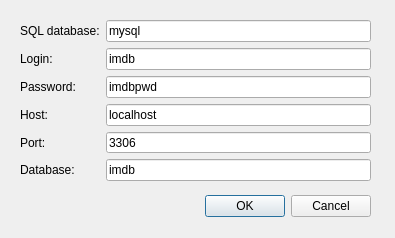
<?xml version="1.0" encoding="UTF-8"?>
<ui version="4.0">
 <class>Dialog</class>
 <widget class="QDialog" name="Dialog">
  <property name="geometry">
   <rect>
    <x>0</x>
    <y>0</y>
    <width>395</width>
    <height>238</height>
   </rect>
  </property>
  <property name="windowTitle">
   <string>Dialog</string>
  </property>
  <widget class="QDialogButtonBox" name="buttonBox">
   <property name="geometry">
    <rect>
     <x>30</x>
     <y>190</y>
     <width>341</width>
     <height>32</height>
    </rect>
   </property>
   <property name="orientation">
    <enum>Qt::Horizontal</enum>
   </property>
   <property name="standardButtons">
    <set>QDialogButtonBox::Cancel|QDialogButtonBox::Ok</set>
   </property>
  </widget>
  <widget class="QWidget" name="formLayoutWidget">
   <property name="geometry">
    <rect>
     <x>20</x>
     <y>20</y>
     <width>351</width>
     <height>161</height>
    </rect>
   </property>
   <layout class="QFormLayout" name="formLayout">
    <item row="0" column="0">
     <widget class="QLabel" name="labelSqldatabase">
      <property name="text">
       <string>SQL database:</string>
      </property>
      <property name="buddy">
       <cstring>sqldatabase</cstring>
      </property>
     </widget>
    </item>
    <item row="0" column="1">
     <widget class="QLineEdit" name="sqldatabase">
      <property name="text">
       <string>mysql</string>
      </property>
     </widget>
    </item>
    <item row="1" column="0">
     <widget class="QLabel" name="labelLogin">
      <property name="text">
       <string>Login:</string>
      </property>
      <property name="buddy">
       <cstring>login</cstring>
      </property>
     </widget>
    </item>
    <item row="1" column="1">
     <widget class="QLineEdit" name="login">
      <property name="text">
       <string>imdb</string>
      </property>
     </widget>
    </item>
    <item row="2" column="0">
     <widget class="QLabel" name="labelPassword">
      <property name="text">
       <string>Password:</string>
      </property>
      <property name="buddy">
       <cstring>password</cstring>
      </property>
     </widget>
    </item>
    <item row="3" column="0">
     <widget class="QLabel" name="labelHost">
      <property name="text">
       <string>Host:</string>
      </property>
      <property name="buddy">
       <cstring>host</cstring>
      </property>
     </widget>
    </item>
    <item row="4" column="0">
     <widget class="QLabel" name="labelPort">
      <property name="text">
       <string>Port:</string>
      </property>
      <property name="buddy">
       <cstring>port</cstring>
      </property>
     </widget>
    </item>
    <item row="3" column="1">
     <widget class="QLineEdit" name="host">
      <property name="text">
       <string>localhost</string>
      </property>
     </widget>
    </item>
    <item row="4" column="1">
     <widget class="QLineEdit" name="port">
      <property name="text">
       <string>3306</string>
      </property>
     </widget>
    </item>
    <item row="2" column="1">
     <widget class="QLineEdit" name="password">
      <property name="text">
       <string>imdbpwd</string>
      </property>
     </widget>
    </item>
    <item row="5" column="0">
     <widget class="QLabel" name="labelDatabase">
      <property name="text">
       <string>Database:</string>
      </property>
      <property name="buddy">
       <cstring>database</cstring>
      </property>
     </widget>
    </item>
    <item row="5" column="1">
     <widget class="QLineEdit" name="database">
      <property name="text">
       <string>imdb</string>
      </property>
     </widget>
    </item>
   </layout>
  </widget>
 </widget>
 <resources/>
 <connections>
  <connection>
   <sender>buttonBox</sender>
   <signal>accepted()</signal>
   <receiver>Dialog</receiver>
   <slot>accept()</slot>
   <hints>
    <hint type="sourcelabel">
     <x>248</x>
     <y>254</y>
    </hint>
    <hint type="destinationlabel">
     <x>157</x>
     <y>274</y>
    </hint>
   </hints>
  </connection>
  <connection>
   <sender>buttonBox</sender>
   <signal>rejected()</signal>
   <receiver>Dialog</receiver>
   <slot>reject()</slot>
   <hints>
    <hint type="sourcelabel">
     <x>316</x>
     <y>260</y>
    </hint>
    <hint type="destinationlabel">
     <x>286</x>
     <y>274</y>
    </hint>
   </hints>
  </connection>
 </connections>
</ui>
